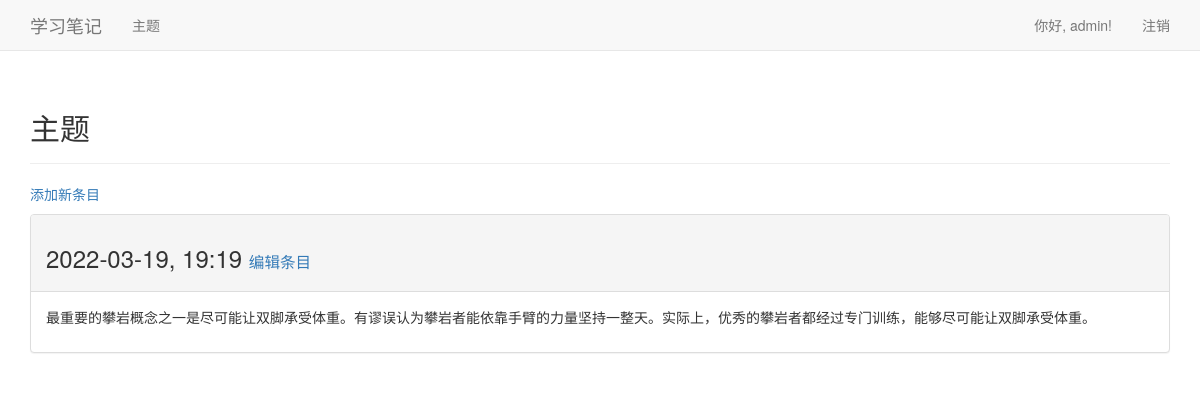
The page /topics/2/ (signed in) on the database its author committed.
### learning_logs/models.py (models this page shows, shortened)
class Entry(models.Model):
	topic = models.ForeignKey(Topic, on_delete=models.CASCADE)
	text = models.TextField()
	date_added = models.DateTimeField(auto_now_add=True)
	class Meta:
		verbose_name_plural = 'entries'   # 使用entries表示多个条目

### learning_logs/views.py (the view)
# urls.py: re_path(r'^topics/(?P<topic_id>\d+)/$', views.topic, name='topic'),
@login_required
def topic(request, topic_id):
	topic = Topic.objects.get(id=topic_id)
	if topic.owner != request.user:
		raise Http404
	entries = topic.entry_set.order_by('-date_added')  # 降序排列
	context = {'topic': topic, 'entries': entries}
	return render(request, 'learning_logs/topic.html', context)

### learning_logs/templates/learning_logs/topic.html
{% extends "learning_logs/base.html" %}
{% block header%}
	<h2>主题</h2>
{% endblock header %}
{% block content%}
	<p>
		<a href="{% url 'learning_logs:new_entry' topic.id %}">添加新条目</a>
	</p>
	{% for entry in entries %}
		<div class="panel panel-default">
			<div class="panel-heading">
				<h3>
					{{ entry.date_added | date:'Y-m-d, H:i' }}
					<small>
						<a href="{% url 'learning_logs:edit_entry' entry.id %}">编辑条目</a>
					</small>
				</h3>
			</div>
			<div class="panel-body">
				{{ entry.text | linebreaks }}
			</div>
		</div>
	{% empty %}
			该主题还没有条目添加
	{% endfor %}
{% endblock content %}

### learning_logs/templates/learning_logs/base.html (shortened to what this page needs)
{% load bootstrap3 %}
<!DOCTYPE html>
<html lang="zh-CN">
<head>
    {% bootstrap_css %}
</head>
<body>
    <nav class="navbar navbar-default navbar-static-top">
		<div class="container">
			<div class="navbar-header">
				<a class="navbar-brand" href={% url 'learning_logs:index' %}>学习笔记</a>
			</div>
			<div id="navbar" class="navbar-collapse collapse">
				<ul class="nav navbar-nav">
					<li><a href="{% url 'learning_logs:topics' %}">主题</a></li>
				</ul>
				<ul class="nav navbar-nav navbar-right">
					{% if user.is_authenticated %}
						<li><a>你好, {{ user.username }}!</a></li>
						<li><a href="{% url 'users:logout' %}">注销</a></li>
					{% else %}
						<li><a href="{% url 'users:register' %}">注册</a></li>
						<li><a href="{% url 'users:login' %}">登录</a></li>
					{% endif %}
				</ul>
			</div>
		</div>
    </nav>
    <div class="container">
		<div class="page-header">
			{% block header%} {% endblock header %}
		</div>
		<div>
			{% block content%} {% endblock content %}
		</div>
    </div>
</body>
</html>

### rows shown on the page
Entry: date_added "2022-03-19, 19:19", text "最重要的攀岩概念之一是尽可能让双脚承受体重。有谬误认为攀岩者能依靠手臂的力量坚持一整天。实际上，优秀的攀岩者都经过专门训练，能够尽可能让双脚承受体重。"

### other values the page prints
{{ user.username }} "admin"
